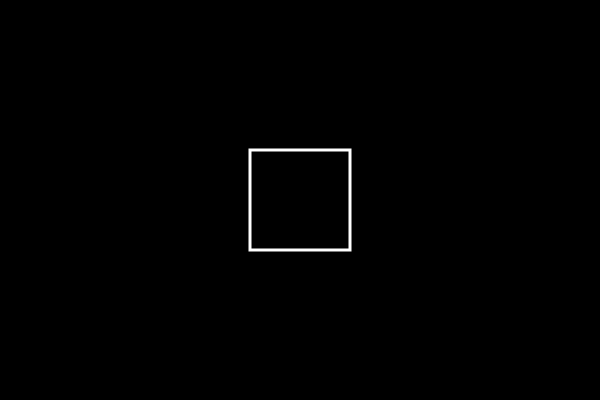
Frame 1 (no input)
Frame 60 (no input): identical to frame 1, image omitted
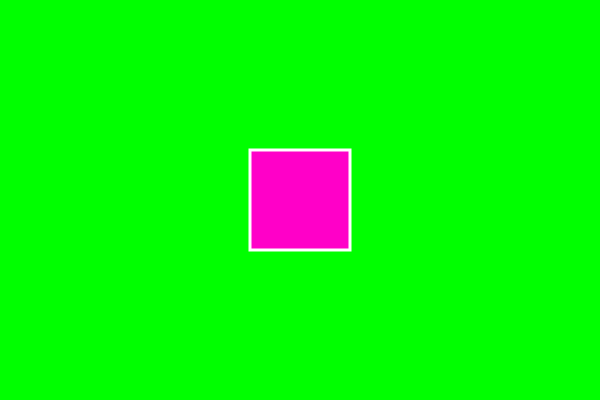
Frame 120 (the mouse pressed at the canvas centre since frame 60)

The p5.js sketch that drew these frames (run headless with seeded random() and noise() and a simulated clock; from frame 60 on, the mouse is pressed at the canvas centre):

// p5.js sketch
// ── sketch.js
var on = false;

function setup() {
    createCanvas(600,400);
}

function draw() {
    if(on){
        background(0,255,0);
    }else{
        background(0);
    }
    stroke(255);
    strokeWeight(3);
    noFill();
    if(mouseX > 250 && mouseX < 350 && mouseY > 150 && mouseY < 250){
        fill(255,0,200);
    }
    rectMode(CENTER);
    rect(300,200,100,100);
}

function mousePressed(){
    if(mouseX > 250 && mouseX < 350 && mouseY > 150 && mouseY < 250){
        on = !on;
    }
}
